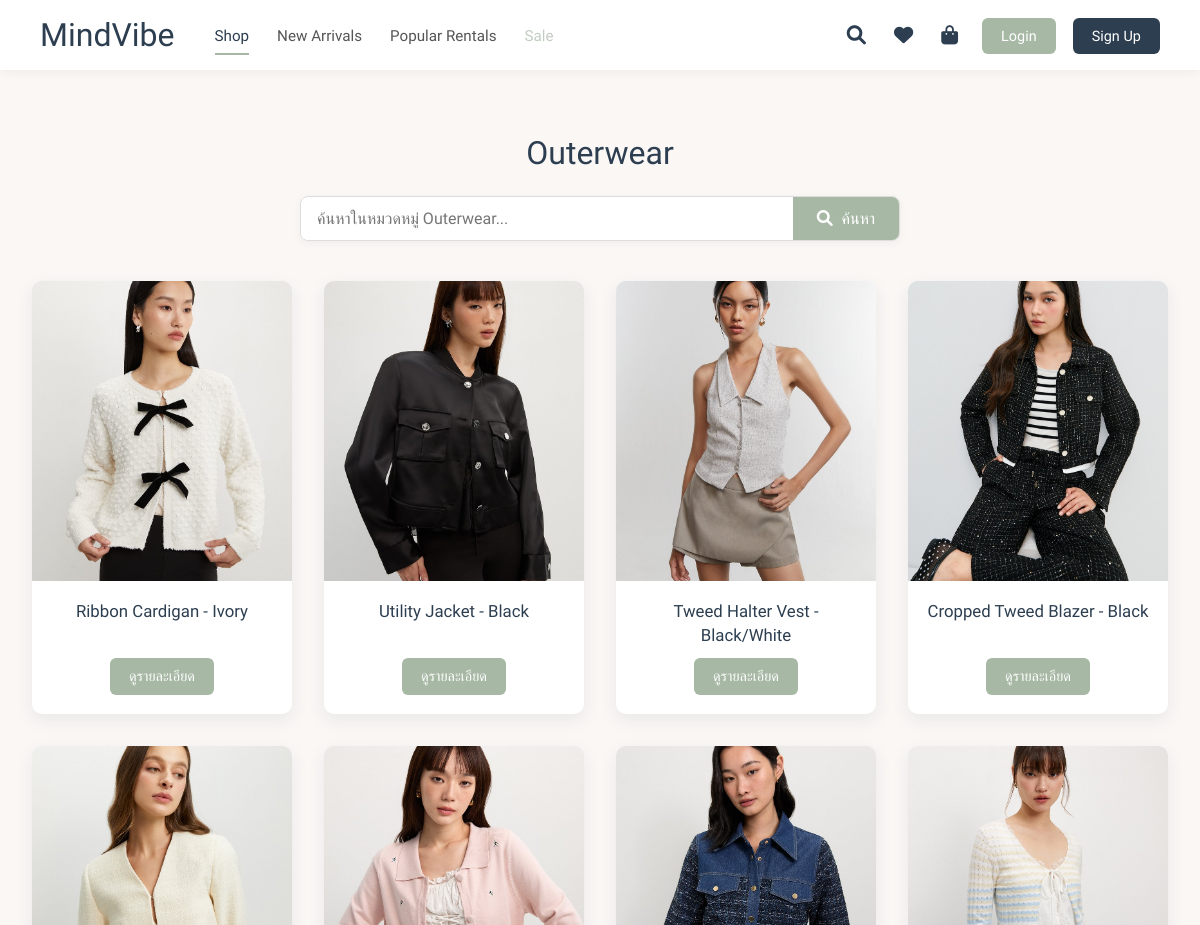
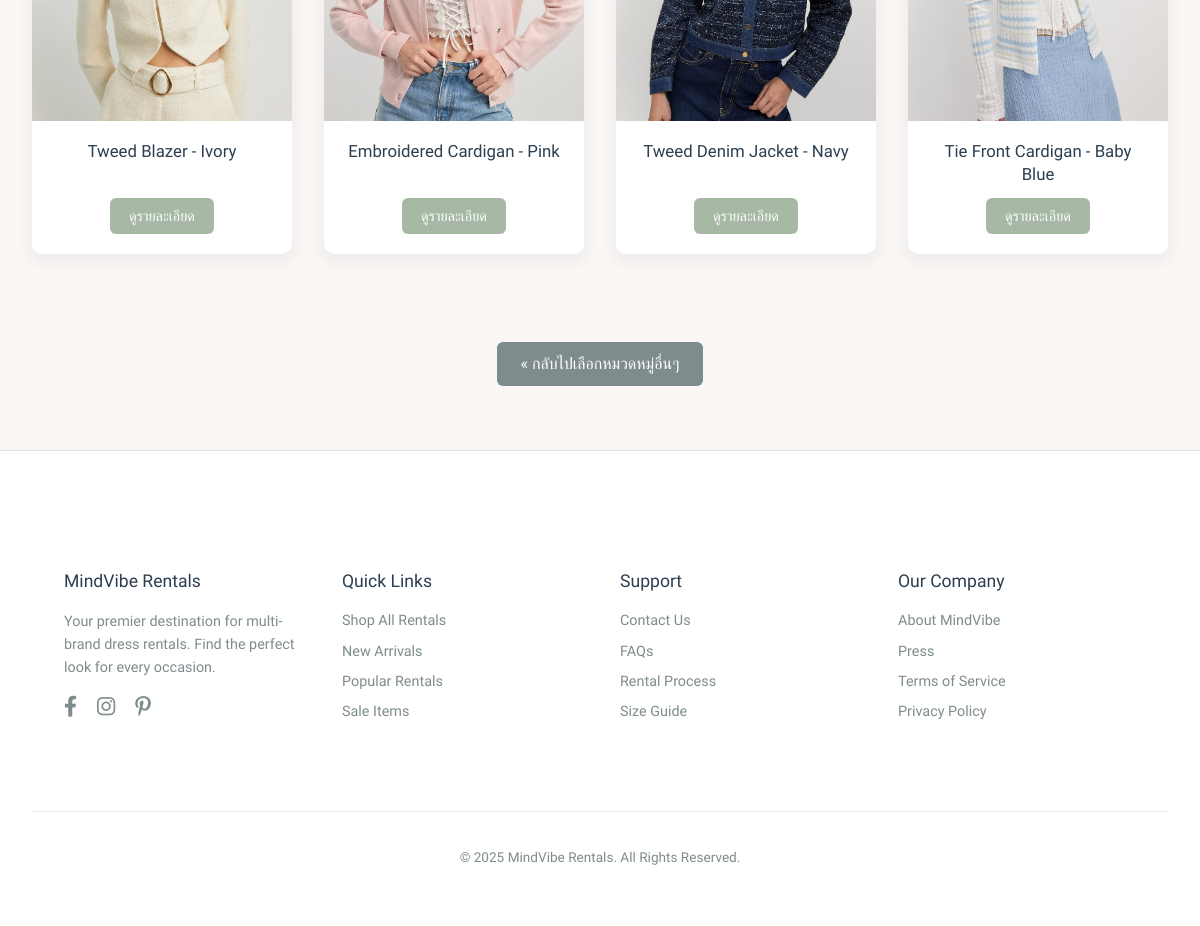
The app's page /category/outerwear/ with its own data (2 pictures, top to bottom).
### clothes/models.py (models this page shows, shortened)
class Category(models.Model):
    name = models.CharField(max_length=100, unique=True, help_text="ชื่อหมวดหมู่ (เช่น Evening Gowns, Casual Chic)")
    slug = models.SlugField(max_length=120, unique=True, help_text="ส่วนที่แสดงใน URL (ภาษาอังกฤษ, ไม่มีเว้นวรรค, ตัวเล็ก)")
    image = models.ImageField(
        upload_to='category_covers/',
        blank=True,
        null=True,
        help_text="รูปภาพหน้าปกของหมวดหมู่"
    )
    description = models.TextField(blank=True, null=True, help_text="คำอธิบายสั้นๆ (ถ้ามี)")
    is_active = models.BooleanField(default=True, help_text="แสดงหมวดหมู่นี้บนเว็บไซต์หรือไม่?")
    created_at = models.DateTimeField(auto_now_add=True)
    updated_at = models.DateTimeField(auto_now=True)
    class Meta:
        verbose_name = "หมวดหมู่สินค้า"
        verbose_name_plural = "หมวดหมู่สินค้า"
        ordering = ['name']

class Clothing(models.Model):
    category = models.ForeignKey(
        'Category',
        related_name='clothes',
        on_delete=models.SET_NULL,
        null=True,
        blank=True,
        help_text="เลือกหมวดหมู่สำหรับชุดนี้"
    )
    name = models.CharField(max_length=100, help_text="ชื่อชุด")
    slug = models.SlugField(max_length=120, unique=True, blank=True, help_text="URL (สร้างจากชื่ออัตโนมัติ)")
    description = models.TextField(help_text="รายละเอียดชุด, เนื้อผ้า, คำแนะนำในการเช่า (ถ้ามี)")
    image = models.ImageField(upload_to='clothing_images/', help_text="รูปภาพหลักของชุด")
    price_3_days = models.DecimalField(max_digits=10, decimal_places=2, null=True, blank=True, help_text="ราคาเช่า 3 วัน (บาท)")
    price_5_days = models.DecimalField(max_digits=10, decimal_places=2, null=True, blank=True, help_text="ราคาเช่า 5 วัน (บาท)")
    price_7_days = models.DecimalField(max_digits=10, decimal_places=2, null=True, blank=True, help_text="ราคาเช่า 7 วัน (บาท)")
    available_for_rent = models.BooleanField(default=True, help_text="ชุดนี้พร้อมให้เช่าหรือไม่?")
    created_at = models.DateTimeField(default=timezone.now)
    updated_at = models.DateTimeField(auto_now=True)
    class Meta:
        verbose_name = "สินค้าเสื้อผ้า"
        verbose_name_plural = "สินค้าเสื้อผ้า"
        ordering = ['-created_at', 'name']

### clothes/views.py (the view)
# urls.py: path('category/<slug:category_slug>/', views.products_by_category_view, name='products_by_category'),
def products_by_category_view(request, category_slug):
    category = get_object_or_404(Category, slug=category_slug, is_active=True)
    query = request.GET.get('q', '')
    base_query = category.clothes.filter(available_for_rent=True)
    if query:
        clothing_items = base_query.filter(
            Q(name__icontains=query) | Q(description__icontains=query)
        ).distinct().order_by('-created_at')
    else:
        clothing_items = base_query.order_by('-created_at')
    context = {
        'category': category,
        'clothing_items': clothing_items,
        'query': query,
    }
    return render(request, 'clothes/category_products.html', context)

### clothes/templates/clothes/category_products.html (shortened to what this page needs)
{% extends "base.html" %}
{% load static %}
{% load humanize %}
{% block extra_head %}
<link rel="stylesheet" href="https://cdnjs.cloudflare.com/ajax/libs/font-awesome/6.0.0-beta3/css/all.min.css">
{% endblock %}
{% block content %}
<div class="page-container">
    <div class="category-header">
        <h1>{{ category.name }}</h1>
    </div>
    <div class="search-bar-container">
        <form method="GET" action="{% url 'clothes:products_by_category' category_slug=category.slug %}" class="search-form">
            <input type="text" name="q" placeholder="ค้นหาในหมวดหมู่ {{ category.name }}..." value="{{ query|default:'' }}">
            <button type="submit"><i class="fas fa-search"></i> ค้นหา</button>
        </form>
    </div>
    {% if clothing_items %}
        <div class="product-grid">
            {% for product_item in clothing_items %}
            <div class="product-card">
                <a href="{% url 'clothes:detail' product_item.pk %}" style="text-decoration: none; color: inherit; display:contents;">
                    <div class="product-card-image-wrapper">
                        {% if product_item.image %}
                            <img src="{{ product_item.image.url }}" alt="{{ product_item.name }}" class="product-card-image">
                        {% else %}
                            <img src="{% static 'clothes/images/placeholder_product.png' %}" alt="Placeholder for {{ product_item.name }}" class="product-card-image">
                        {% endif %}
                    </div>
                </a>
                <div class="product-card-info">
                    <div>
                        <a href="{% url 'clothes:detail' product_item.pk %}" style="text-decoration: none; color: inherit;">
                            <h3 class="product-card-name">{{ product_item.name }}</h3>
                        </a>
                    </div>
                    <a href="{% url 'clothes:detail' product_item.pk %}" class="product-card-button">ดูรายละเอียด</a>
                </div>
            </div>
            {% endfor %}
        </div>
    {% endif %}
    <div style="text-align: center; margin-top: 2.5rem;">
        <a href="{% url 'clothes:home' %}" class="back-to-categories-link"> &laquo; กลับไปเลือกหมวดหมู่อื่นๆ</a>
    </div>
</div>
{% endblock %}

### clothes/templates/base.html (style rules this page uses)
* { box-sizing: border-box; margin: 0; padding: 0; }
body { font-family: 'Kanit', sans-serif; background-color: #FAF7F5; color: #4A4A4A; display: flex; flex-direction: column; min-height: 100vh; padding-top: 70px; -webkit-font-smoothing: antialiased; -moz-osx-font-smoothing: grayscale; }
.page-container { width: 100%; max-width: 1280px; margin: 0 auto; padding: 2.5rem 2rem; }

### clothes/templates/clothes/category_products.html (style rules this page uses)
body { font-family: 'Kanit', sans-serif; background-color: #FAF7F5; color: #4A4A4A; }
.page-container { max-width: 1200px; margin: 2rem auto; padding: 1rem; }
@media (min-width: 768px) { .page-container { padding: 2rem; } }
.category-header { text-align: center; margin-bottom: 1.5rem; }
.category-header h1 { font-size: 2rem; color: #2C3E50; font-weight: 500; margin-bottom: 0.5rem; }
.search-bar-container { margin-bottom: 2.5rem; display: flex; justify-content: center; }
.search-form { display: flex; width: 100%; max-width: 600px; border: 1px solid #ddd; border-radius: 8px; overflow: hidden; box-shadow: 0 2px 8px rgba(0,0,0,0.05); }
.search-form input[type="text"] { flex-grow: 1; padding: 0.75rem 1rem; border: none; font-size: 1rem; font-family: 'Kanit', sans-serif; outline: none; }
.search-form button[type="submit"] { padding: 0.75rem 1.5rem; border: none; background-color: #A7B8A5; color: white; font-size: 1rem; cursor: pointer; transition: background-color 0.2s ease; font-family: 'Kanit', sans-serif; }
.search-form button[type="submit"] i { margin-right: 0.3em; }
.product-grid { display: grid; grid-template-columns: repeat(auto-fill, minmax(250px, 1fr)); gap: 2rem; margin-bottom: 3.5rem; }
.product-card { background-color: #FFFFFF; border-radius: 10px; box-shadow: 0 6px 18px rgba(44, 62, 80, 0.08); overflow: hidden; text-decoration: none; color: inherit; display: flex; flex-direction: column; transition: transform 0.3s ease, box-shadow 0.3s ease; }
.product-card-image-wrapper { width: 100%; height: 300px; overflow: hidden; background-color: #f0f0f0; }
.product-card-image { width: 100%; height: 100%; object-fit: cover; transition: transform 0.35s ease; }
.product-card-info { padding: 1.2rem; text-align: center; flex-grow: 1; display: flex; flex-direction: column; justify-content: space-between; }
.product-card-name { font-size: 1.05rem; font-weight: 500; color: #2C3E50; line-height: 1.4; margin-bottom: 0.7rem; }
.product-card-button { font-family: 'Kanit', sans-serif; background-color: #A7B8A5; color: white; padding: 0.6rem 1.2rem; text-decoration: none; border-radius: 6px; font-weight: 400; font-size: 0.9rem; transition: background-color 0.25s ease, transform 0.15s ease; border: none; display: inline-block; margin-top: auto; align-self: center; cursor: pointer; }
.back-to-categories-link { display: inline-block; margin-top: 2rem; padding: 0.8rem 1.5rem; background-color: #7F8C8D; color: white; text-decoration: none; border-radius: 6px; font-weight: 500; transition: background-color 0.2s ease; }

### records on screen
Category: name "Outerwear", q "ค้นหาในหมวดหมู่ Outerwear..."
Clothing: image (picture), name "Ribbon Cardigan - Ivory"
Clothing: image (picture), name "Utility Jacket - Black"
Clothing: image (picture), name "Tweed Halter Vest - Black/White"
Clothing: image (picture), name "Cropped Tweed Blazer - Black"
Clothing: image (picture), name "Tweed Blazer - Ivory"
Clothing: image (picture), name "Embroidered Cardigan - Pink"
Clothing: image (picture), name "Tweed Denim Jacket - Navy"
Clothing: image (picture), name "Tie Front Cardigan - Baby Blue"
